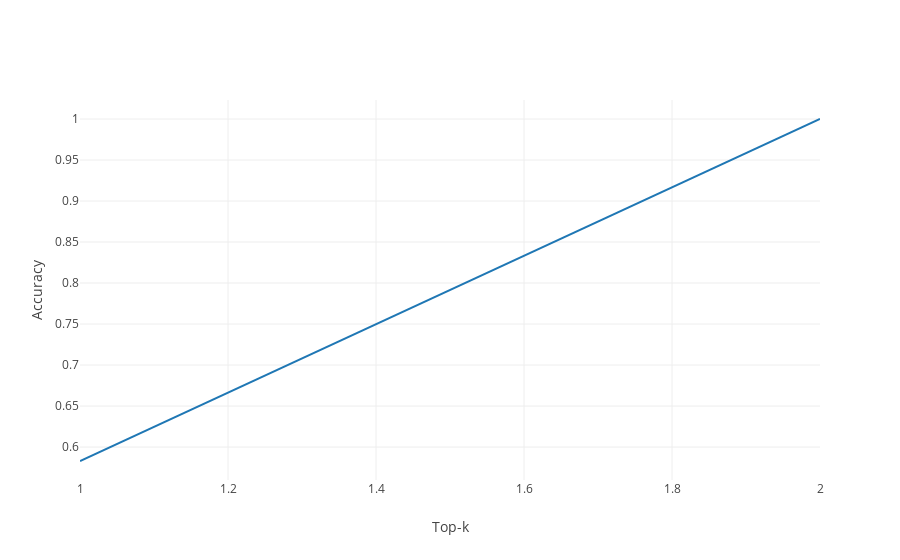

The notebook cell this image was saved under:
### Markdown cell above
Plotting the sensitivity of each class and the global model accuracy:

### Code cell
evaluator.plot_top_k_accuracy()

### Figure 1 — Plotly figure (JSON) as saved in the notebook; plotly's stock layout.template omitted (floating-point values rounded to 4 significant figures)
{"data": [{"mode": "lines", "name": "all", "type": "scatter", "uid": "eb4ef7ee-db87-11e8-a5e7-2c4d54476edf", "x": [1, 2], "y": [0.583, 1]}], "layout": {"xaxis": {"title": "Top-k"}, "yaxis": {"title": "Accuracy"}}}
